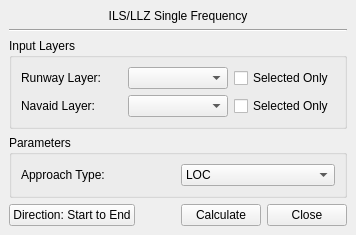
<?xml version="1.0" encoding="UTF-8"?>
<ui version="4.0">
 <class>IlsLlzDockWidgetBase</class>
 <widget class="QDockWidget" name="IlsLlzDockWidgetBase">
  <property name="windowTitle">
   <string>qBRA ILS/LLZ</string>
  </property>
  <widget class="QWidget" name="dockWidgetContents">
   <layout class="QVBoxLayout" name="verticalLayout">
    <item>
     <widget class="QLabel" name="labelTitle">
      <property name="text">
       <string>ILS/LLZ Single Frequency</string>
      </property>
      <property name="alignment">
       <set>Qt::AlignCenter</set>
      </property>
     </widget>
    </item>
    <item>
     <widget class="QFrame" name="line">
      <property name="frameShape">
       <enum>QFrame::HLine</enum>
      </property>
      <property name="frameShadow">
       <enum>QFrame::Sunken</enum>
      </property>
     </widget>
    </item>
    <item>
     <widget class="QGroupBox" name="groupBoxInputs">
      <property name="title">
       <string>Input Layers</string>
      </property>
      <layout class="QVBoxLayout" name="verticalLayoutInputs">
       <item>
        <layout class="QHBoxLayout" name="horizontalLayoutRouting">
         <item>
          <widget class="QLabel" name="labelRouting">
           <property name="text">
            <string>Runway Layer:</string>
           </property>
          </widget>
         </item>
         <item>
          <widget class="QComboBox" name="comboRouting"/>
         </item>
         <item>
          <widget class="QCheckBox" name="checkRoutingSelected">
           <property name="text">
            <string>Selected Only</string>
           </property>
          </widget>
         </item>
        </layout>
       </item>
       <item>
        <layout class="QHBoxLayout" name="horizontalLayoutNavaid">
         <item>
          <widget class="QLabel" name="labelNavaid">
           <property name="text">
            <string>Navaid Layer:</string>
           </property>
          </widget>
         </item>
         <item>
          <widget class="QComboBox" name="comboNavaid"/>
         </item>
         <item>
          <widget class="QCheckBox" name="checkNavaidSelected">
           <property name="text">
            <string>Selected Only</string>
           </property>
          </widget>
         </item>
        </layout>
       </item>
      </layout>
     </widget>
    </item>
    <item>
     <widget class="QGroupBox" name="groupBoxParams">
      <property name="title">
       <string>Parameters</string>
      </property>
      <layout class="QVBoxLayout" name="verticalLayoutParams">
       <item>
        <layout class="QHBoxLayout" name="horizontalLayoutNavaidType">
         <item>
          <widget class="QLabel" name="labelNavaidType">
           <property name="text">
            <string>Approach Type:</string>
           </property>
          </widget>
         </item>
         <item>
          <widget class="QComboBox" name="comboNavaidType">
           <item><property name="text"><string>LOC</string></property></item>
           <item><property name="text"><string>LOCII</string></property></item>
           <item><property name="text"><string>GP</string></property></item>
           <item><property name="text"><string>DME</string></property></item>
          </widget>
         </item>
        </layout>
       </item>
      </layout>
     </widget>
    </item>
    <item>
     <layout class="QHBoxLayout" name="horizontalLayoutButtons">
      <item>
       <widget class="QPushButton" name="btnDirection">
        <property name="text"><string>Direction: Start to End</string></property>
       </widget>
      </item>
      <item>
       <spacer name="spacer">
        <property name="orientation"><enum>Qt::Horizontal</enum></property>
        <property name="sizeType"><enum>QSizePolicy::Expanding</enum></property>
        <property name="sizeHint"><size><width>40</width><height>20</height></size></property>
       </spacer>
      </item>
      <item>
       <widget class="QPushButton" name="btnCalculate">
        <property name="text"><string>Calculate</string></property>
       </widget>
      </item>
      <item>
       <widget class="QPushButton" name="btnClose">
        <property name="text"><string>Close</string></property>
       </widget>
      </item>
     </layout>
    </item>
   </layout>
  </widget>
 </widget>
 <resources/>
 <connections/>
</ui>
